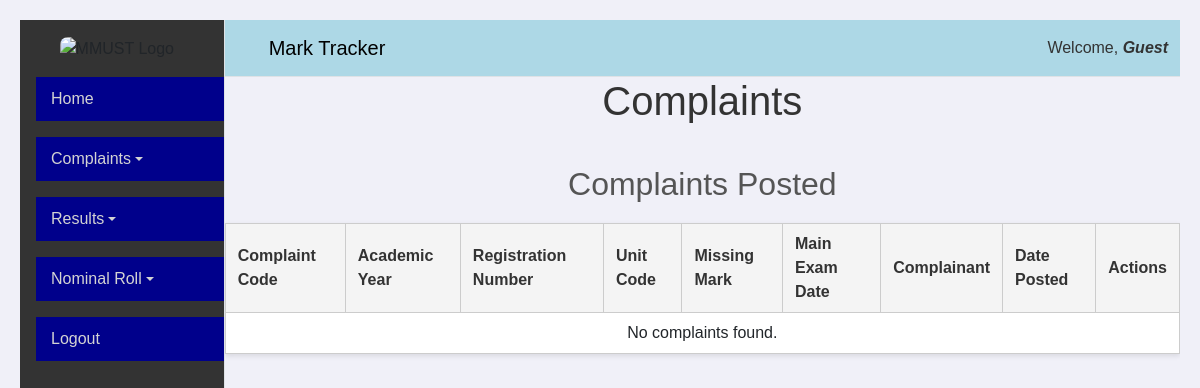
/complaints/ (signed in), run on an earlier commit of the app's database.
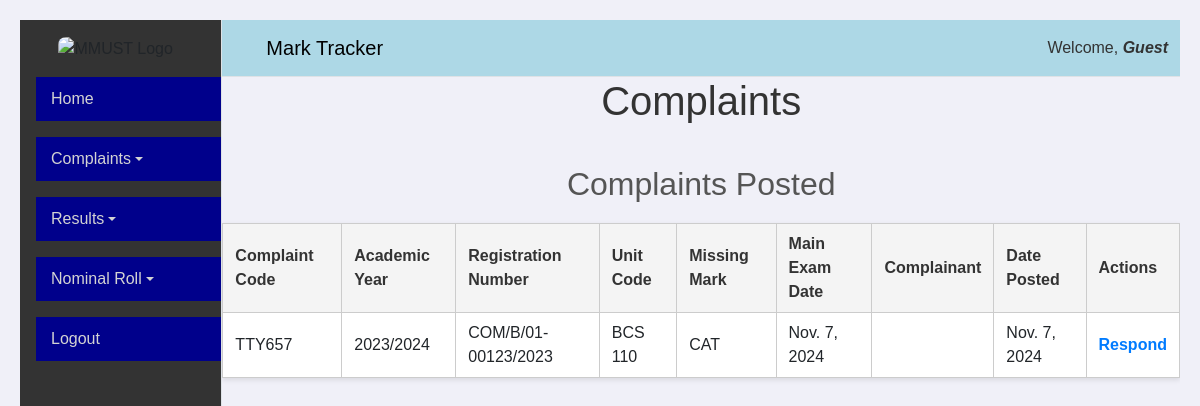
And on a later commit of the database.
### complaints/models.py (models this page shows, shortened)
class Complaint(models.Model):
    complaint_code = models.CharField(
        max_length=100,
        primary_key=True,
        unique=True,
        help_text="Please Enter Complaint Code"
    )
    unit_code = models.ForeignKey(Unit, on_delete=models.CASCADE)
    reg_no = models.ForeignKey(Student, on_delete=models.CASCADE)
    missing_mark = models.CharField(
        max_length=20,
        choices=[('CAT', 'CAT'), ('EXAM', 'EXAM'), ('ALL', 'ALL')]
    )
    academic_year = models.ForeignKey(
        AcademicYear,
        on_delete=models.SET_NULL,
        null=True,
        blank=True,
        default=None,
        help_text="Select Academic Year"
    )
    exam_date = models.DateField(help_text="Enter Main Exam Date, [dd, mm, yy]")
    description = models.TextField(help_text="Please Enter Description")
    date = models.DateField(default=timezone.now)
    class Meta:
        constraints = [
            models.UniqueConstraint(
                fields=['unit_code', 'reg_no'],
                name='unique_complaint_per_unit_student'
            )
        ]

class AcademicYear(models.Model):
    year_id = models.AutoField(primary_key=True)
    academic_year = models.CharField(max_length=200, help_text="Please Enter Academic Year")
    def __str__(self):
        return f"{self.academic_year}"

class Student(models.Model):
    reg_no = models.CharField(primary_key=True, unique=True, max_length=200, validators=[validate_reg_no], help_text="Please Enter Student Registration Number")
    username = models.CharField(unique=True, max_length=200, help_text="Enter a valid Username")
    first_name = models.CharField(max_length=200, help_text="Please Enter Student First Name")
    last_name = models.CharField(max_length=200, help_text="Please Enter Student Last Name")
    email_address = models.EmailField(max_length=200, help_text="Please Enter Student Email Address")
    phone_number = models.CharField(max_length=13, validators=[validate_kenyan_phone_number], help_text="Enter phone number in the format 0798073204 or +254798073404")
    course_code = models.ForeignKey(Course, on_delete=models.CASCADE)
    def __str__(self):
        return f"{self.reg_no}"

class Unit(models.Model):
    unit_code = models.CharField(primary_key=True, unique=True, max_length=20, help_text="Please Enter Unit Code")
    unit_name = models.CharField(max_length=200, help_text="Please Enter Unit Name")
    def __str__(self):
        return f"{self.unit_code}"

### complaints/views.py (the view)
# urls.py: path('complaints/', ComplaintsView.as_view(), name='complaints'),
class ComplaintsView(ListView):
    template_name = 'complaints_list.html'
    context_object_name = 'complaints'
    def get(self, request):
        username = request.session.get('username')
        if not username:
            return redirect('login')  # Redirect to login if username is not in session
        lecturer = get_object_or_404(Lecturer, username=username)
        lec_no = lecturer.lec_no
        lecturer_units = LecturerUnit.objects.filter(lec_no=lec_no)
        unit_codes = lecturer_units.values_list('unit_code', flat=True)
        academic_years = lecturer_units.values_list('academic_year', flat=True)
        complaints = Complaint.objects.filter(unit_code__in=unit_codes, academic_year__in=academic_years)
        return render(request, self.template_name, {'complaints': complaints})

### complaints/templates/complaints_list.html (shortened to what this page needs)
{% extends 'lecturer_base_dashboard.html' %}
{% block content %}
<h1>Complaints</h1>
<h2>Complaints Posted</h2>
<table>
    <thead>
        <tr>
            <th>Complaint Code</th>
            <th>Academic Year</th>
            <th>Registration Number</th>
            <th>Unit Code</th>
            <th>Missing Mark</th>
            <th>Main Exam Date</th>
            <th>Complainant</th>
            <th>Date Posted</th>
            <th>Actions</th>
        </tr>
    </thead>
    <tbody>
        {% for complaint in complaints %}
            <tr>
                <td>{{ complaint.complaint_code }}</td>
                <td>{{ complaint.academic_year }}</td>
                <td>{{ complaint.reg_no }}</td>
                <td>{{ complaint.unit_code }}</td>
                <td>{{ complaint.missing_mark }}</td>
                <td>{{ complaint.exam_date }}</td>
                <td>{{ complaint.complainant }}</td>
                <td>{{ complaint.date }}</td>
                <td><a href="{% url 'response-form' complaint_code=complaint.complaint_code %}">Respond</a></td>
            </tr>
        {% empty %}
            <tr>
                <td colspan="9" style="text-align: center;">No complaints found.</td>
            </tr>
        {% endfor %}
    </tbody>
</table>
{% endblock %}

What changed in the data, as far as the page shows it:
added Complaint: complaint_code "TTY657", academic_year "2023/2024", reg_no "COM/B/01-00123/2023", unit_code "BCS 110", missing_mark "CAT", exam_date "Nov. 7, 2024", date "Nov. 7, 2024"
Also different on the page:
text no longer shown: "No complaints found."
